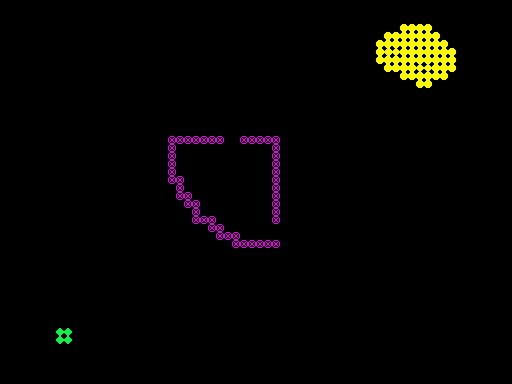

Tiled map render using the project's own tile images. Description and the whole map definition, tile-layer contents included, below:
An orthogonal 64x48 tile map with 8x8 px tiles, 1 tile layer (Capa de Patrones 1).

<map version="1.0" tiledversion="1.0.2" orientation="orthogonal" renderorder="right-down" width="64" height="48" tilewidth="8" tileheight="8" nextobjectid="5">
 <tileset firstgid="1" name="Baldosas" tilewidth="8" tileheight="8" tilecount="13" columns="13">
  <image source="baldosas.png" trans="000000" width="104" height="8" />
 </tileset>
 <layer name="Capa de Patrones 1" width="64" height="48">
  <data encoding="csv">
1,1,1,1,1,1,1,1,1,1,1,1,1,1,1,1,1,1,1,1,1,1,1,1,1,1,1,1,1,1,1,1,1,1,1,1,1,1,1,1,1,1,1,1,1,1,1,1,1,1,1,1,1,1,1,1,1,1,1,1,1,1,1,1,
1,1,1,1,1,1,1,1,1,1,1,1,1,1,1,1,1,1,1,1,1,1,1,1,1,1,1,1,1,1,1,1,1,1,1,1,1,1,1,1,1,1,1,1,1,1,1,1,1,1,1,1,1,1,1,1,1,1,1,1,1,1,1,1,
1,1,1,1,1,1,1,1,1,1,1,1,1,1,1,1,1,1,1,1,1,1,1,1,1,1,1,1,1,1,1,1,1,1,1,1,1,1,1,1,1,1,1,1,1,1,1,1,1,1,1,1,1,1,1,1,1,1,1,1,1,1,1,1,
1,1,1,1,1,1,1,1,1,1,1,1,1,1,1,1,1,1,1,1,1,1,1,1,1,1,1,1,1,1,1,1,1,1,1,1,1,1,1,1,1,1,1,1,1,1,1,1,1,1,4,4,4,4,1,1,1,1,1,1,1,1,1,1,
1,1,1,1,1,1,1,1,1,1,1,1,1,1,1,1,1,1,1,1,1,1,1,1,1,1,1,1,1,1,1,1,1,1,1,1,1,1,1,1,1,1,1,1,1,1,1,1,4,4,4,4,4,4,4,1,1,1,1,1,1,1,1,1,
1,1,1,1,1,1,1,1,1,1,1,1,1,1,1,1,1,1,1,1,1,1,1,1,1,1,1,1,1,1,1,1,1,1,1,1,1,1,1,1,1,1,1,1,1,1,1,4,4,4,4,4,4,4,4,4,1,1,1,1,1,1,1,1,
1,1,1,1,1,1,1,1,1,1,1,1,1,1,1,1,1,1,1,1,1,1,1,1,1,1,1,1,1,1,1,1,1,1,1,1,1,1,1,1,1,1,1,1,1,1,1,4,5,6,4,4,4,4,4,4,4,1,1,1,1,1,1,1,
1,1,1,1,1,1,1,1,1,1,1,1,1,1,1,1,1,1,1,1,1,1,1,1,1,1,1,1,1,1,1,1,1,1,1,1,1,1,1,1,1,1,1,1,1,1,1,4,4,4,4,4,4,4,4,4,4,1,1,1,1,1,1,1,
1,1,1,1,1,1,1,1,1,1,1,1,1,1,1,1,1,1,1,1,1,1,1,1,1,1,1,1,1,1,1,1,1,1,1,1,1,1,1,1,1,1,1,1,1,1,1,1,4,4,4,4,6,6,4,4,4,1,1,1,1,1,1,1,
1,1,1,1,1,1,1,1,1,1,1,1,1,1,1,1,1,1,1,1,1,1,1,1,1,1,1,1,1,1,1,1,1,1,1,1,1,1,1,1,1,1,1,1,1,1,1,1,1,1,4,4,4,4,4,4,1,1,1,1,1,1,1,1,
1,1,1,1,1,1,1,1,1,1,1,1,1,1,1,1,1,1,1,1,1,1,1,1,1,1,1,1,1,1,1,1,1,1,1,1,1,1,1,1,1,1,1,1,1,1,1,1,1,1,1,1,4,4,1,1,1,1,1,1,1,1,1,1,
1,1,1,1,1,1,1,1,1,1,1,1,1,1,1,1,1,1,1,1,1,1,1,1,1,1,1,1,1,1,1,1,1,1,1,1,1,1,1,1,1,1,1,1,1,1,1,1,1,1,1,1,1,1,1,1,1,1,1,1,1,1,1,1,
1,1,1,1,1,1,1,1,1,1,1,1,1,1,1,1,1,1,1,1,1,1,1,1,1,1,1,1,1,1,1,1,1,1,1,1,1,1,1,1,1,1,1,1,1,1,1,1,1,1,1,1,1,1,1,1,1,1,1,1,1,1,1,1,
1,1,1,1,1,1,1,1,1,1,1,1,1,1,1,1,1,1,1,1,1,1,1,1,1,1,1,1,1,1,1,1,1,1,1,1,1,1,1,1,1,1,1,1,1,1,1,1,1,1,1,1,1,1,1,1,1,1,1,1,1,1,1,1,
1,1,1,1,1,1,1,1,1,1,1,1,1,1,1,1,1,1,1,1,1,1,1,1,1,1,1,1,1,1,1,1,1,1,1,1,1,1,1,1,1,1,1,1,1,1,1,1,1,1,1,1,1,1,1,1,1,1,1,1,1,1,1,1,
1,1,1,1,1,1,1,1,1,1,1,1,1,1,1,1,1,1,1,1,1,1,1,1,1,1,1,1,1,1,1,1,1,1,1,1,1,1,1,1,1,1,1,1,1,1,1,1,1,1,1,1,1,1,1,1,1,1,1,1,1,1,1,1,
1,1,1,1,1,1,1,1,1,1,1,1,1,1,1,1,1,1,1,1,1,1,1,1,1,1,1,1,1,1,1,1,1,1,1,1,1,1,1,1,1,1,1,1,1,1,1,1,1,1,1,1,1,1,1,1,1,1,1,1,1,1,1,1,
1,1,1,1,1,1,1,1,1,1,1,1,1,1,1,1,1,1,1,1,1,3,3,3,3,3,3,3,1,1,3,3,3,3,3,1,1,1,1,1,1,1,1,1,1,1,1,1,1,1,1,1,1,1,1,1,1,1,1,1,1,1,1,1,
1,1,1,1,1,1,1,1,1,1,1,1,1,1,1,1,1,1,1,1,1,3,1,1,1,1,1,1,1,1,1,1,1,1,3,1,1,1,1,1,1,1,1,1,1,1,1,1,1,1,1,1,1,1,1,1,1,1,1,1,1,1,1,1,
1,1,1,1,1,1,1,1,1,1,1,1,1,1,1,1,1,1,1,1,1,3,1,1,1,1,1,1,1,1,1,1,1,1,3,1,1,1,1,1,1,1,1,1,1,1,1,1,1,1,1,1,1,1,1,1,1,1,1,1,1,1,1,1,
1,1,1,1,1,1,1,1,1,1,1,1,1,1,1,1,1,1,1,1,1,3,1,1,1,1,1,1,1,1,1,1,1,1,3,1,1,1,1,1,1,1,1,1,1,1,1,1,1,1,1,1,1,1,1,1,1,1,1,1,1,1,1,1,
1,1,1,1,1,1,1,1,1,1,1,1,1,1,1,1,1,1,1,1,1,3,1,1,1,1,1,1,1,1,1,1,1,1,3,1,1,1,1,1,1,1,1,1,1,1,1,1,1,1,1,1,1,1,1,1,1,1,1,1,1,1,1,1,
1,1,1,1,1,1,1,1,1,1,1,1,1,1,1,1,1,1,1,1,1,3,3,1,1,1,1,1,1,1,1,1,1,1,3,1,1,1,1,1,1,1,1,1,1,1,1,1,1,1,1,1,1,1,1,1,1,1,1,1,1,1,1,1,
1,1,1,1,1,1,1,1,1,1,1,1,1,1,1,1,1,1,1,1,1,1,3,1,1,1,1,1,1,1,1,1,1,1,3,1,1,1,1,1,1,1,1,1,1,1,1,1,1,1,1,1,1,1,1,1,1,1,1,1,1,1,1,1,
1,1,1,1,1,1,1,1,1,1,1,1,1,1,1,1,1,1,1,1,1,1,3,3,1,1,1,1,1,1,1,1,1,1,3,1,1,1,1,1,1,1,1,1,1,1,1,1,1,1,1,1,1,1,1,1,1,1,1,1,1,1,1,1,
1,1,1,1,1,1,1,1,1,1,1,1,1,1,1,1,1,1,1,1,1,1,1,3,3,1,1,1,1,1,1,1,1,1,3,1,1,1,1,1,1,1,1,1,1,1,1,1,1,1,1,1,1,1,1,1,1,1,1,1,1,1,1,1,
1,1,1,1,1,1,1,1,1,1,1,1,1,1,1,1,1,1,1,1,1,1,1,1,3,1,1,1,1,1,1,1,1,1,3,1,1,1,1,1,1,1,1,1,1,1,1,1,1,1,1,1,1,1,1,1,1,1,1,1,1,1,1,1,
1,1,1,1,1,1,1,1,1,1,1,1,1,1,1,1,1,1,1,1,1,1,1,1,3,3,3,1,1,1,1,1,1,1,3,1,1,1,1,1,1,1,1,1,1,1,1,1,1,1,1,1,1,1,1,1,1,1,1,1,1,1,1,1,
1,1,1,1,1,1,1,1,1,1,1,1,1,1,1,1,1,1,1,1,1,1,1,1,1,1,3,3,1,1,1,1,1,1,1,1,1,1,1,1,1,1,1,1,1,1,1,1,1,1,1,1,1,1,1,1,1,1,1,1,1,1,1,1,
1,1,1,1,1,1,1,1,1,1,1,1,1,1,1,1,1,1,1,1,1,1,1,1,1,1,1,3,3,3,1,1,1,1,1,1,1,1,1,1,1,1,1,1,1,1,1,1,1,1,1,1,1,1,1,1,1,1,1,1,1,1,1,1,
1,1,1,1,1,1,1,1,1,1,1,1,1,1,1,1,1,1,1,1,1,1,1,1,1,1,1,1,1,3,3,3,3,3,3,1,1,1,1,1,1,1,1,1,1,1,1,1,1,1,1,1,1,1,1,1,1,1,1,1,1,1,1,1,
1,1,1,1,1,1,1,1,1,1,1,1,1,1,1,1,1,1,1,1,1,1,1,1,1,1,1,1,1,1,1,1,1,1,1,1,1,1,1,1,1,1,1,1,1,1,1,1,1,1,1,1,1,1,1,1,1,1,1,1,1,1,1,1,
1,1,1,1,1,1,1,1,1,1,1,1,1,1,1,1,1,1,1,1,1,1,1,1,1,1,1,1,1,1,1,1,1,1,1,1,1,1,1,1,1,1,1,1,1,1,1,1,1,1,1,1,1,1,1,1,1,1,1,1,1,1,1,1,
1,1,1,1,1,1,1,1,1,1,1,1,1,1,1,1,1,1,1,1,1,1,1,1,1,1,1,1,1,1,1,1,1,1,1,1,1,1,1,1,1,1,1,1,1,1,1,1,1,1,1,1,1,1,1,1,1,1,1,1,1,1,1,1,
1,1,1,1,1,1,1,1,1,1,1,1,1,1,1,1,1,1,1,1,1,1,1,1,1,1,1,1,1,1,1,1,1,1,1,1,1,1,1,1,1,1,1,1,1,1,1,1,1,1,1,1,1,1,1,1,1,1,1,1,1,1,1,1,
1,1,1,1,1,1,1,1,1,1,1,1,1,1,1,1,1,1,1,1,1,1,1,1,1,1,1,1,1,1,1,1,1,1,1,1,1,1,1,1,1,1,1,1,1,1,1,1,1,1,1,1,1,1,1,1,1,1,1,1,1,1,1,1,
1,1,1,1,1,1,1,1,1,1,1,1,1,1,1,1,1,1,1,1,1,1,1,1,1,1,1,1,1,1,1,1,1,1,1,1,1,1,1,1,1,1,1,1,1,1,1,1,1,1,1,1,1,1,1,1,1,1,1,1,1,1,1,1,
1,1,1,1,1,1,1,1,1,1,1,1,1,1,1,1,1,1,1,1,1,1,1,1,1,1,1,1,1,1,1,1,1,1,1,1,1,1,1,1,1,1,1,1,1,1,1,1,1,1,1,1,1,1,1,1,1,1,1,1,1,1,1,1,
1,1,1,1,1,1,1,1,1,1,1,1,1,1,1,1,1,1,1,1,1,1,1,1,1,1,1,1,1,1,1,1,1,1,1,1,1,1,1,1,1,1,1,1,1,1,1,1,1,1,1,1,1,1,1,1,1,1,1,1,1,1,1,1,
1,1,1,1,1,1,1,1,1,1,1,1,1,1,1,1,1,1,1,1,1,1,1,1,1,1,1,1,1,1,1,1,1,1,1,1,1,1,1,1,1,1,1,1,1,1,1,1,1,1,1,1,1,1,1,1,1,1,1,1,1,1,1,1,
1,1,1,1,1,1,1,1,1,1,1,1,1,1,1,1,1,1,1,1,1,1,1,1,1,1,1,1,1,1,1,1,1,1,1,1,1,1,1,1,1,1,1,1,1,1,1,1,1,1,1,1,1,1,1,1,1,1,1,1,1,1,1,1,
1,1,1,1,1,1,1,2,2,1,1,1,1,1,1,1,1,1,1,1,1,1,1,1,1,1,1,1,1,1,1,1,1,1,1,1,1,1,1,1,1,1,1,1,1,1,1,1,1,1,1,1,1,1,1,1,1,1,1,1,1,1,1,1,
1,1,1,1,1,1,1,2,2,1,1,1,1,1,1,1,1,1,1,1,1,1,1,1,1,1,1,1,1,1,1,1,1,1,1,1,1,1,1,1,1,1,1,1,1,1,1,1,1,1,1,1,1,1,1,1,1,1,1,1,1,1,1,1,
1,1,1,1,1,1,1,1,1,1,1,1,1,1,1,1,1,1,1,1,1,1,1,1,1,1,1,1,1,1,1,1,1,1,1,1,1,1,1,1,1,1,1,1,1,1,1,1,1,1,1,1,1,1,1,1,1,1,1,1,1,1,1,1,
1,1,1,1,1,1,1,1,1,1,1,1,1,1,1,1,1,1,1,1,1,1,1,1,1,1,1,1,1,1,1,1,1,1,1,1,1,1,1,1,1,1,1,1,1,1,1,1,1,1,1,1,1,1,1,1,1,1,1,1,1,1,1,1,
1,1,1,1,1,1,1,1,1,1,1,1,1,1,1,1,1,1,1,1,1,1,1,1,1,1,1,1,1,1,1,1,1,1,1,1,1,1,1,1,1,1,1,1,1,1,1,1,1,1,1,1,1,1,1,1,1,1,1,1,1,1,1,1,
1,1,1,1,1,1,1,1,1,1,1,1,1,1,1,1,1,1,1,1,1,1,1,1,1,1,1,1,1,1,1,1,1,1,1,1,1,1,1,1,1,1,1,1,1,1,1,1,1,1,1,1,1,1,1,1,1,1,1,1,1,1,1,1,
1,1,1,1,1,1,1,1,1,1,1,1,1,1,1,1,1,1,1,1,1,1,1,1,1,1,1,1,1,1,1,1,1,1,1,1,1,1,1,1,1,1,1,1,1,1,1,1,1,1,1,1,1,1,1,1,1,1,1,1,1,1,1,1
</data>
 </layer>
</map>